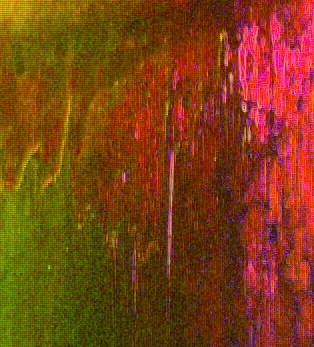
#> input picture cvml/segmentation/inference/0.jpg, 314 x 347 px, given in place of 223.png, which was not available
$ python 0701_mixed_exp.py
#> lines starting #> are read from the running program, lines starting #| are printed output that depends on the picture
### cvml/detection/dataset/image_transforming.py
import numpy as np
import cv2
import math
import torch
from cvml.detection.augmentation.sp_estimator import SPEstimator, SPEstimatorNumpy


# [27 lines left out: functions expo, normalize_min_max, not called in this run]


def convert_to_mixed(orig_img: np.ndarray, estimator: SPEstimatorNumpy = None) -> np.ndarray:

    height, width = orig_img.shape[0:2]
    img = cv2.cvtColor(orig_img, cv2.COLOR_BGR2GRAY)
    #in_data = torch.from_numpy(img).float() #torch.frombuffer(orig_img.data, dtype=torch.uint8, count=img.size).float().detach_().reshape(height, width)

    estimator = estimator or SPEstimatorNumpy()
    rho, phi = estimator.getAzimuthAndPolarization(img)

    normalized_rho = normalize_min_max(rho)
    normalized_phi = normalize_min_max(phi)

    rho_img = (normalized_rho * 255).astype('uint8')
    phi_img = (normalized_phi * 255).astype('uint8')

    img = cv2.cvtColor(img, cv2.COLOR_GRAY2BGR)
    gray_img = expo(img, 15)
    gray_img = cv2.cvtColor(gray_img, cv2.COLOR_BGR2GRAY)

    img = cv2.merge([phi_img, rho_img, gray_img])
    return img


# [5 lines left out: function get_lines, not called in this run]


# [22 lines that do not run on import are left out]

### scripts/0701_mixed_exp.py
import os
import sys
import glob
import logging
import cv2
import numpy as np

sys.path.append(os.path.dirname(__file__) + '/..')
from cvml.detection.dataset.image_transforming import convert_to_mixed


img = cv2.imread(r'D:\CodeProjects\PythonProjects\TMK_CSV1_detection\TMK_CSV1_detection\images\223.png')
#> img is the input picture: shape (347, 314, 3); mean B, G, R 20.4, 64.7, 124.4
img = convert_to_mixed(img)
#> in convert_to_mixed, `img = cv2.cvtColor(orig_img, cv2.COLOR_BGR2GRAY)`:
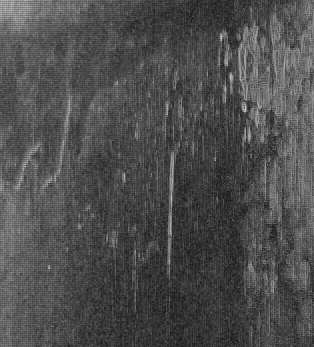
#> img: shape (347, 314); min 20, max 206, mean 77.5
#> (the run stopped early here; a loop or call above may not have finished)

$ run again, on data_science_tools/detection/metrics/Object-Detection-Metrics/samples/sample_1/images/000001.jpg
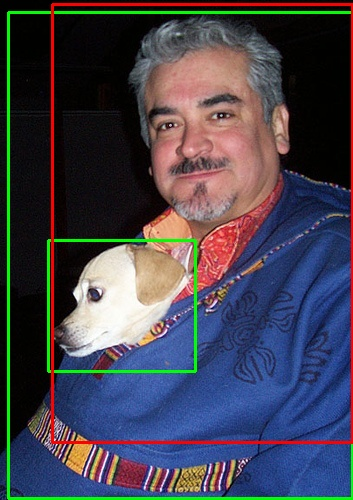
#> input picture data_science_tools/detection/metrics/Object-Detection-Metrics/samples/sample_1/images/000001.jpg, 353 x 500 px, given in place of 223.png, which was not available
#> img is the input picture: shape (500, 353, 3); mean B, G, R 78.7, 66.9, 68.3
#> in convert_to_mixed, `img = cv2.cvtColor(orig_img, cv2.COLOR_BGR2GRAY)`:
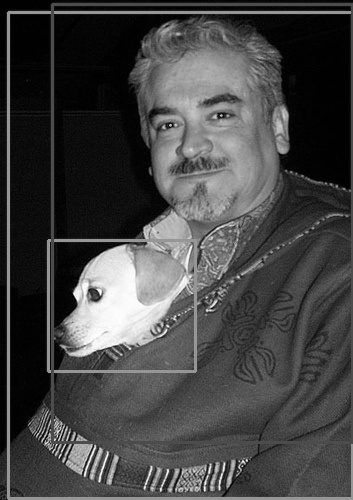
#> img: shape (500, 353); min 0, max 255, mean 68.6

$ run again, on data_science_tools/detection/metrics/Object-Detection-Metrics/samples/sample_1/images/000002.jpg
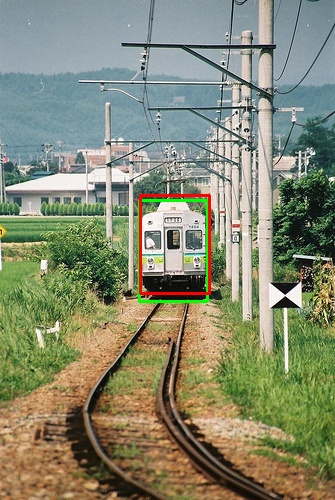
#> input picture data_science_tools/detection/metrics/Object-Detection-Metrics/samples/sample_1/images/000002.jpg, 335 x 500 px, given in place of 223.png, which was not available
#> img is the input picture: shape (500, 335, 3); mean B, G, R 112.5, 137.2, 133.8
#> in convert_to_mixed, `img = cv2.cvtColor(orig_img, cv2.COLOR_BGR2GRAY)`:
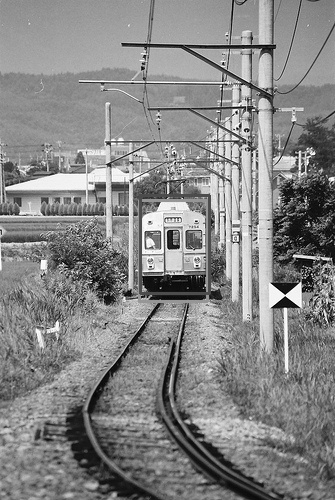
#> img: shape (500, 335); min 0, max 255, mean 133.4
